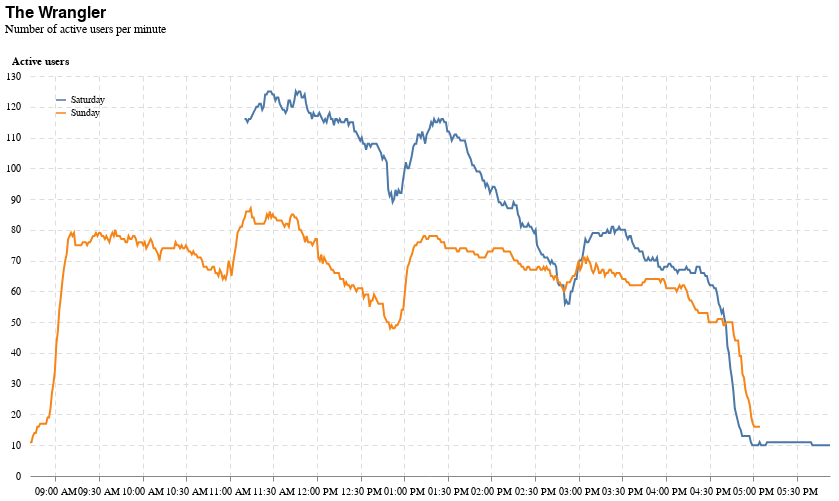

Write notebook code for a chart like this one.
### Code cell
attendanceChart = alt.Chart(df).mark_line().encode(
    x=alt.X('normalizedDate:T', title=None, axis=alt.Axis(
        format='%I:%M %p',
        labelFont=chartFont,
        gridDash=dashSize,
        labelPadding=5
    )),
    y=alt.Y('userCount:Q', title='Active users', axis=alt.Axis(
        labelFont=chartFont,
        titleFont=chartFont,
        gridDash=dashSize,
        tickCount=10,
        domain=False,
        ticks=False,
        titleAngle=0,
        titleY=-10,
        titleX=10,
        labelPadding=10
    )),
    color=alt.Color('day:N', title=None, legend=alt.Legend(
        labelFont=chartFont,
        orient='none',
        legendX=25,
        legendY=18
    )),
    tooltip=[alt.Tooltip('day:N', title='Day'), alt.Tooltip('normalizedDate:T', title='Timestamp', format='%I:%M %p'), alt.Tooltip('userCount:Q', title='Active users')]
).properties(
    width=800,
    height=400,
    title={'text':'The Wrangler',
            'subtitle':"Number of active users per minute"}
).configure_view(
    strokeWidth=0
).configure_title(
    font=chartFont,
    subtitleFont=chartFont,
    anchor='start',
    fontSize=16,
    fontWeight=600,
    offset=20,
)

attendanceChart

### Figure 1 — Vega-Lite specification as saved in the notebook (floating-point values rounded to 4 significant figures; data arrays with more than 128 entries replaced by an {"elided": "..."} marker saying what was removed)
{"config": {"view": {"continuousWidth": 400, "continuousHeight": 300, "strokeWidth": 0}, "title": {"anchor": "start", "font": "Sometype Mono", "fontSize": 16, "fontWeight": 600, "offset": 20, "subtitleFont": "Sometype Mono"}}, "data": {"name": "data-b7977b70243486144c41f0908d208d8d"}, "mark": "line", "encoding": {"color": {"type": "nominal", "field": "day", "legend": {"labelFont": "Sometype Mono", "legendX": 25, "legendY": 18, "orient": "none"}, "title": null}, "tooltip": [{"type": "nominal", "field": "day", "title": "Day"}, {"type": "temporal", "field": "normalizedDate", "format": "%I:%M %p", "title": "Timestamp"}, {"type": "quantitative", "field": "userCount", "title": "Active users"}], "x": {"type": "temporal", "axis": {"format": "%I:%M %p", "gridDash": [5, 4], "labelFont": "Sometype Mono", "labelPadding": 5}, "field": "normalizedDate", "title": null}, "y": {"type": "quantitative", "axis": {"domain": false, "gridDash": [5, 4], "labelFont": "Sometype Mono", "labelPadding": 10, "tickCount": 10, "ticks": false, "titleAngle": 0, "titleFont": "Sometype Mono", "titleX": 10, "titleY": -10}, "field": "userCount", "title": "Active users"}}, "height": 400, "title": {"text": "The Wrangler", "subtitle": "Number of active users per minute"}, "width": 800, "$schema": "https://vega.github.io/schema/vega-lite/v4.8.1.json", "datasets": {"data-b7977b70243486144c41f0908d208d8d": {"elided": "901 records"}}}
